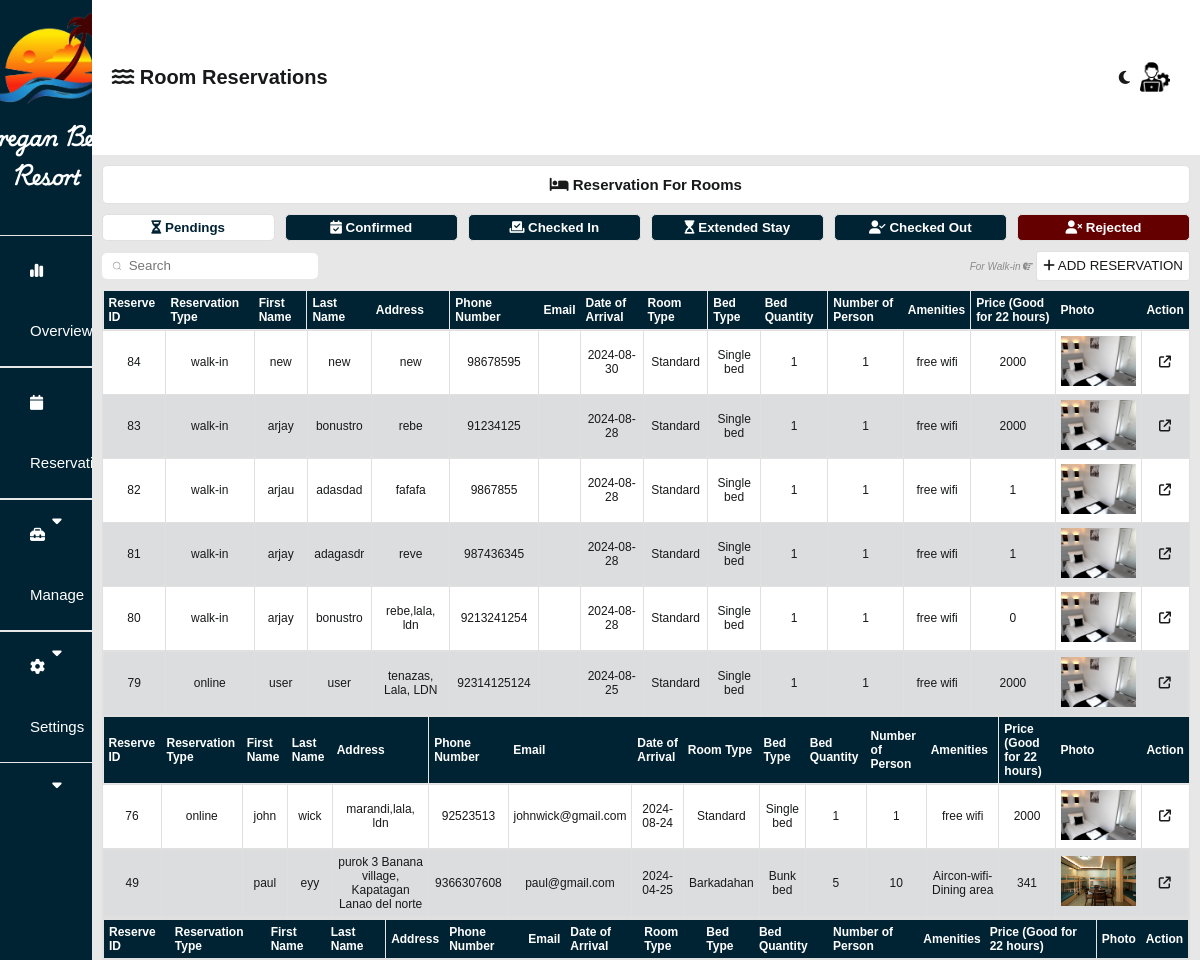
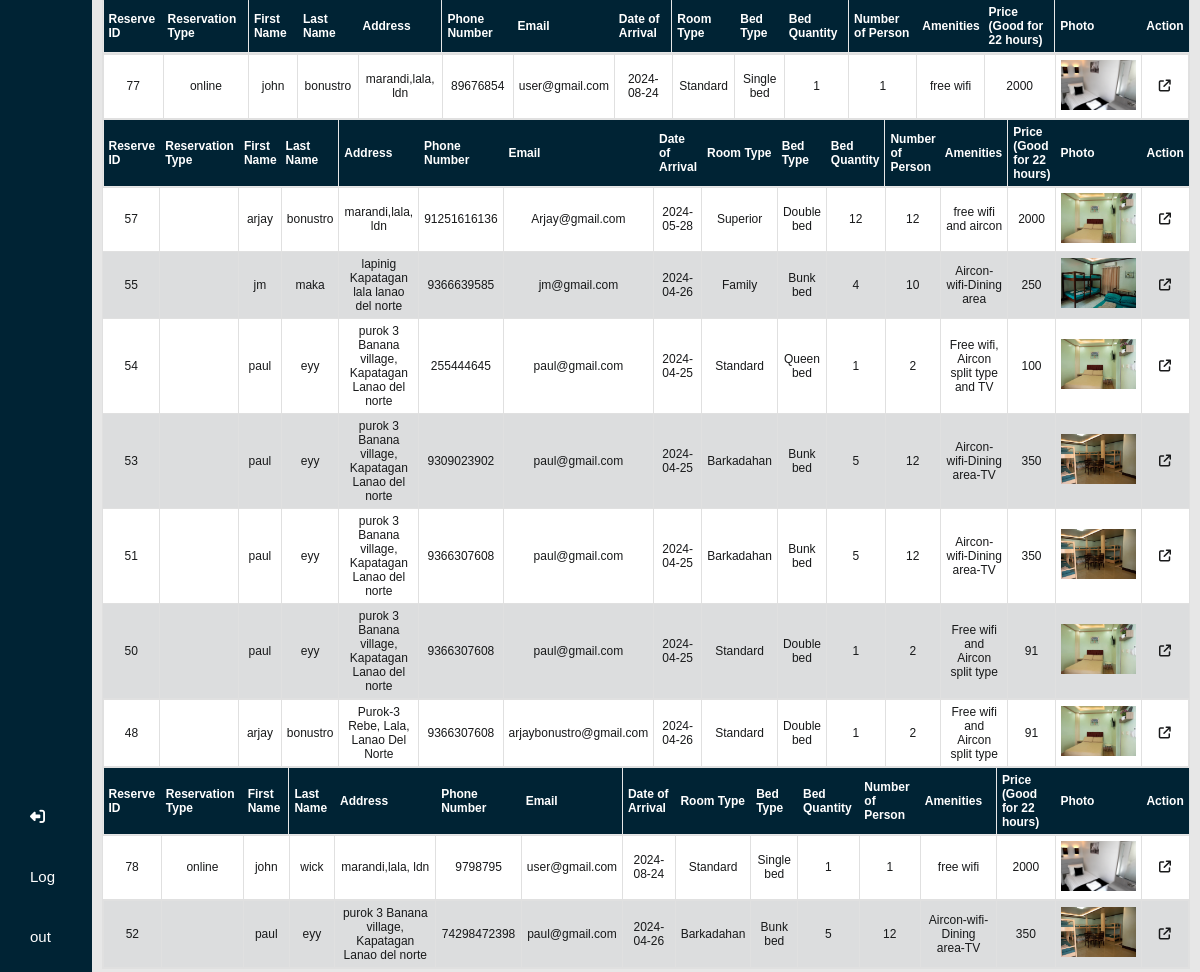
Screenshot of /admin/dashboardRoomReservation.php (signed in) with the database file from the repository (2 pictures, top to bottom).
### tables this page shows
CREATE TABLE `reserve_room_tbl` (
  `reserve_id` int(11) NOT NULL,
  `user_id` bigint(255) NOT NULL,
  `status` varchar(255) NOT NULL,
  `reservation_type` varchar(255) NOT NULL,
  `fname` varchar(255) NOT NULL,
  `mname` varchar(255) NOT NULL,
  `lname` varchar(255) NOT NULL,
  `address` varchar(255) NOT NULL,
  `phone_number` bigint(255) NOT NULL,
  `email` varchar(255) NOT NULL,
  `date_of_arrival` text NOT NULL,
  `time_of_arrival` time NOT NULL,
  `room_number` bigint(255) NOT NULL,
  `room_type` varchar(255) NOT NULL,
  `bed_type` varchar(255) NOT NULL,
  `bed_quantity` int(50) NOT NULL,
  `number_of_person` int(255) NOT NULL,
  `amenities` varchar(255) NOT NULL,
  `price` bigint(255) NOT NULL,
  `special_request` varchar(255) NOT NULL,
  `photo` varchar(255) NOT NULL,
  `reservation_fee` bigint(255) NOT NULL,
  `extra_bed` int(255) NOT NULL,
  `extra_person` int(255) NOT NULL,
  `total_fee` bigint(255) NOT NULL,
  `extend_time` int(255) NOT NULL,
  `extend_price` bigint(255) NOT NULL,
  `additional_payment` bigint(255) NOT NULL,
  `time_out` time NOT NULL,
  `rejection_reason` text NOT NULL
);

### admin/reservationRoom.php (the view, shortened to what this page needs)
<?php
require 'db_connect.php';
?>
<div class="container">
    <div class="header-label">
        <label><i class="fa-solid fa-bed"></i> Reservation For Rooms</label>
    </div>
    <div class="buttons-container">
        <button onclick="showTable(0, 0)" id="pending-btn" class="pending-btn"><i
                class="fa-solid fa-hourglass-half"></i> Pendings</button>
        <button onclick="showTable(1, 1)" id="confirmed-btn"><i class="fa-regular fa-calendar-check"></i>
            Confirmed</button>
        <button onclick="showTable(2, 2)" id="checkedIn-btn"><i class="fa-solid fa-check-to-slot"></i> Checked
            In</button>
        <button onclick="showTable(3, 3)" id="extended-btn"><i class="fa-solid fa-hourglass-start"></i> Extended
            Stay</button>
        <button onclick="showTable(4, 4)" id="checkedOut-btn"><i class="fa-solid fa-user-check"></i> Checked
            Out</button>
        <button onclick="showTable(5, 5)" id="rejected-btn" class="rejected-btn"><i class="fa-solid fa-user-xmark"></i>
            Rejected</button>
    </div>
    <div class="under-buttons-container">
        <div class="group">
            <input type="search" id="search-input" class="search-input" placeholder="Search">
        </div>
        <div class="add-reservation">
            <label><em>For Walk-in <i class="fa-solid fa-hand-point-left fa-flip-horizontal"></i></em></label>
            <button name="add-reservation" onclick="window.location.href='add_reservation_room.php';">
                <i class="fa-solid fa-plus"></i> ADD RESERVATION
            </button>
        </div>
    </div>
    <?php
    function renderTable($con, $status)
    {
        $fetchdata = "SELECT * FROM reserve_room_tbl WHERE status='$status' ORDER BY reserve_id DESC";
        $result = mysqli_query($con, $fetchdata);
        echo '<form method="post" action=""  id="table-container-' . $status . '">';
        echo '<table><tr>
            <th>Reserve ID</th>
            <th>Reservation Type</th>
            <th>First Name</th>
            <th>Last Name</th>
            <th>Address</th>
            <th>Phone Number</th>
            <th>Email</th>
            <th>Date of Arrival</th>
            <th>Room Type</th>
            <th>Bed Type</th>
            <th>Bed Quantity</th>
            <th>Number of Person</th>
            <th>Amenities</th>
            <th>Price (Good for 22 hours)</th>
            <th>Photo</th>
            <th>Action</th>
        </tr>';
        while ($row = mysqli_fetch_assoc($result)) {
            echo '<tr>
                <td>' . $row['reserve_id'] . '</td>
                <td>' . $row['reservation_type'] . '</td>
                <td>' . $row['fname'] . '</td>
                <td>' . $row['lname'] . '</td>
                <td>' . $row['address'] . '</td>
                <td>' . $row['phone_number'] . '</td>
                <td class="email">' . $row['email'] . '</td>
                <td>' . $row['date_of_arrival'] . '</td>
                <td>' . $row['room_type'] . '</td>
                <td>' . $row['bed_type'] . '</td>
                <td>' . $row['bed_quantity'] . '</td>
                <td>' . $row['number_of_person'] . '</td>
                <td>' . $row['amenities'] . '</td>
                <td>' . $row['price'] . '</td>
                <td class="table-image-container"><img class="reservation-image" onclick="openFullScreen()" src="' . $row['photo'] . '"></td>
                <td class="edit-btn" ><a href="room_' . $status . '.php?manage_id=' . $row['reserve_id'] . '"><i class="fa-solid fa-arrow-up-right-from-square"></i></a></td>
            </tr>';
        }
        echo '</table></form>';
    }
    renderTable($con, 'pending');
    renderTable($con, 'confirmed');
    renderTable($con, 'extended');
    renderTable($con, 'checkedOut');
    renderTable($con, 'rejected');
    ?>
</div>

### admin/css/header.css (style rules this page uses)
* { margin: 0; font-family: 'Trebuchet MS', 'Lucida Sans Unicode', 'Lucida Grande', 'Lucida Sans', Arial, sans-serif; box-sizing: none; }
button { cursor: pointer; }

### admin/css/main.css (style rules this page uses)
* { margin: 0; font-family: 'Trebuchet MS', 'Lucida Sans Unicode', 'Lucida Grande', 'Lucida Sans', Arial, sans-serif; }
body { background-color: var(--first-color2); }
button { cursor: pointer; }
a { cursor: pointer; }
:root { --pure-white: white; --first-color: white; --first-color2: #E7E7E7; --second-color: #EAE2B7; --third-color: #FCBF49; --fourth-color: #F77F00; --fifth-color: #D62828; --sixth-color: #00527e; --seventh-color: #18191A; --seventh-color2: #e0e0e0; --seventh-color3: #e0e0e0; --seventh-color4: #757575; --eight-color: #002334; --eight-color2: #001824; --select-color: #F77F00; --select-color2: #cd6a00; --booknow-text: #ffffff; --booknow-text2: #242526; --booknow-border: #F77F00; --reservation-titleborder: #18191A; --reservation-title: #18191A; --reservation-text: white; --box-shadow: #b4b4b4; --after-input: #effaff; --water-border: #EAE2B7; --water-color: #0d2cc5; --gray-button: rgba(220, 220, 220, 0.849); font-size: 62.5%; --tdeven-color: #0023340c; --proceed-color: white; --proceed-bgcolor: #00527e; --cancel-color: white; --cancel-bgcolor: #D62828; --fixed-color: #effaff; --graph-title-color: #777; --legend-text-color: #777; --tooltip-bg-color: #333333; --tooltip-title-color: #ffffff; --tooltip-body-color: #ffffff; --axis-title-color: #777; --axis-ticks-color: #777; }

### admin/css/dashboard.css (style rules this page uses)
.container { margin: 10px; }
.header-label { background-color: var(--first-color); display: flex; justify-content: center; align-items: center; padding: 10px; margin-bottom: 10px; border-radius: 5px; border: 1px solid var(--seventh-color3); }
.header-label label { font-weight: bold; font-size: 1.5rem; color: var(--seventh-color); }
.buttons-container { margin-bottom: 10px; display: flex; gap: 10px; }
.buttons-container button { padding-top: 5px; padding-bottom: 5px; border-radius: 5px; border: 1px solid var(--seventh-color3); font-weight: bold; width: 100%; background-color: #002334; color: var(--pure-white); cursor: pointer; }
.buttons-container .rejected-btn { background-color: #650000; color: white; }
.buttons-container .pending-btn { background-color: white; color: #002334; }
.under-buttons-container { display: flex; justify-content: space-between; align-items: center; margin-bottom: 10px; }
.group { display: flex; align-items: center; position: relative; max-width: 250px; }
.search-input { width: 100%; line-height: 22px; padding: 0 1rem; padding-left: 2.5rem; border: 2px solid transparent; border-radius: 5px; outline: none; background-color: var(--first-color); color: #0d0c22; transition: .3s ease; }
.icon { position: absolute; left: 1rem; fill: #9e9ea7; width: 1rem; height: 1rem; }
.add-reservation button { background-color: var(--first-color); color: var(--seventh-color); border: 1px solid var(--seventh-color3); border-radius: 3px; height: 30px; }
.add-reservation label { color: #8b8b8b; }
.edit-btn a { color: var(--seventh-color); }
.email { text-transform: none; }
table { border-collapse: collapse; width: 100%; overflow-y: scroll; font-size: 1.2rem; border: 1px solid var(--seventh-color3); }
table th { text-align: start; height: 5px; padding: 5px; background-color: var(--eight-color); color: var(--pure-white); top: 0; position: -webkit-sticky; position: sticky; }
table td { text-align: center; padding: 5px; border: 1px solid var(--first-color2); background-color: var(--first-color); color: var(--seventh-color); border: 1px solid var(--seventh-color3); }
tbody tr:nth-of-type(odd) td { background-color: var(--tdeven-color); }
tbody tr:last-of-type { border: 2px solid var(--seventh-color3); }
table img { height: 50px; width: auto; }

### rows the page displays
reserve_room_tbl: reserve_id "84", reservation_type "walk-in", fname "new", lname "new", address "new", phone_number "98678595", date_of_arrival "2024-08-30", room_type "Standard", bed_type "Single bed", bed_quantity "1", number_of_person "1", amenities "free wifi", price "2000", photo (picture)
reserve_room_tbl: reserve_id "83", reservation_type "walk-in", fname "arjay", lname "bonustro", address "rebe", phone_number "91234125", date_of_arrival "2024-08-28", room_type "Standard", bed_type "Single bed", bed_quantity "1", number_of_person "1", amenities "free wifi", price "2000", photo (picture)
reserve_room_tbl: reserve_id "82", reservation_type "walk-in", fname "arjau", lname "adasdad", address "fafafa", phone_number "9867855", date_of_arrival "2024-08-28", room_type "Standard", bed_type "Single bed", bed_quantity "1", number_of_person "1", amenities "free wifi", price "1", photo (picture)
reserve_room_tbl: reserve_id "81", reservation_type "walk-in", fname "arjay", lname "adagasdr", address "reve", phone_number "987436345", date_of_arrival "2024-08-28", room_type "Standard", bed_type "Single bed", bed_quantity "1", number_of_person "1", amenities "free wifi", price "1", photo (picture)
reserve_room_tbl: reserve_id "80", reservation_type "walk-in", fname "arjay", lname "bonustro", address "rebe,lala, ldn", phone_number "9213241254", date_of_arrival "2024-08-28", room_type "Standard", bed_type "Single bed", bed_quantity "1", number_of_person "1", amenities "free wifi", price "0", photo (picture)
reserve_room_tbl: reserve_id "79", reservation_type "online", fname "user", lname "user", address "tenazas, Lala, LDN", phone_number "92314125124", date_of_arrival "2024-08-25", room_type "Standard", bed_type "Single bed", bed_quantity "1", number_of_person "1", amenities "free wifi", price "2000", photo (picture)
reserve_room_tbl: reserve_id "76", reservation_type "online", fname "john", lname "wick", address "marandi,lala, ldn", phone_number "92523513", email "johnwick@gmail.com", date_of_arrival "2024-08-24", room_type "Standard", bed_type "Single bed", bed_quantity "1", number_of_person "1", amenities "free wifi", price "2000", photo (picture)
reserve_room_tbl: reserve_id "49", fname "paul", lname "eyy", address "purok 3 Banana village, Kapatagan Lanao del norte", phone_number "9366307608", email "paul@gmail.com", date_of_arrival "2024-04-25", room_type "Barkadahan", bed_type "Bunk bed", bed_quantity "5", number_of_person "10", amenities "Aircon-wifi-Dining area", price "341", photo (picture)
reserve_room_tbl: reserve_id "77", reservation_type "online", fname "john", lname "bonustro", address "marandi,lala, ldn", phone_number "89676854", email "user@gmail.com", date_of_arrival "2024-08-24", room_type "Standard", bed_type "Single bed", bed_quantity "1", number_of_person "1", amenities "free wifi", price "2000", photo (picture)
reserve_room_tbl: reserve_id "57", fname "arjay", lname "bonustro", address "marandi,lala, ldn", phone_number "91251616136", email "Arjay@gmail.com", date_of_arrival "2024-05-28", room_type "Superior", bed_type "Double bed", bed_quantity "12", number_of_person "12", amenities "free wifi and aircon", price "2000", photo (picture)
reserve_room_tbl: reserve_id "55", fname "jm", lname "maka", address "lapinig Kapatagan lala lanao del norte", phone_number "9366639585", email "jm@gmail.com", date_of_arrival "2024-04-26", room_type "Family", bed_type "Bunk bed", bed_quantity "4", number_of_person "10", amenities "Aircon-wifi-Dining area", price "250", photo (picture)
reserve_room_tbl: reserve_id "54", fname "paul", lname "eyy", address "purok 3 Banana village, Kapatagan Lanao del norte", phone_number "255444645", email "paul@gmail.com", date_of_arrival "2024-04-25", room_type "Standard", bed_type "Queen bed", bed_quantity "1", number_of_person "2", amenities "Free wifi, Aircon split type and TV", price "100", photo (picture)
reserve_room_tbl: reserve_id "53", fname "paul", lname "eyy", address "purok 3 Banana village, Kapatagan Lanao del norte", phone_number "9309023902", email "paul@gmail.com", date_of_arrival "2024-04-25", room_type "Barkadahan", bed_type "Bunk bed", bed_quantity "5", number_of_person "12", amenities "Aircon-wifi-Dining area-TV", price "350", photo (picture)
reserve_room_tbl: reserve_id "51", fname "paul", lname "eyy", address "purok 3 Banana village, Kapatagan Lanao del norte", phone_number "9366307608", email "paul@gmail.com", date_of_arrival "2024-04-25", room_type "Barkadahan", bed_type "Bunk bed", bed_quantity "5", number_of_person "12", amenities "Aircon-wifi-Dining area-TV", price "350", photo (picture)
reserve_room_tbl: reserve_id "50", fname "paul", lname "eyy", address "purok 3 Banana village, Kapatagan Lanao del norte", phone_number "9366307608", email "paul@gmail.com", date_of_arrival "2024-04-25", room_type "Standard", bed_type "Double bed", bed_quantity "1", number_of_person "2", amenities "Free wifi and Aircon split type", price "91", photo (picture)
reserve_room_tbl: reserve_id "48", fname "arjay", lname "bonustro", address "Purok-3 Rebe, Lala, Lanao Del Norte", phone_number "9366307608", email "arjaybonustro@gmail.com", date_of_arrival "2024-04-26", room_type "Standard", bed_type "Double bed", bed_quantity "1", number_of_person "2", amenities "Free wifi and Aircon split type", price "91", photo (picture)
reserve_room_tbl: reserve_id "78", reservation_type "online", fname "john", lname "wick", address "marandi,lala, ldn", phone_number "9798795", email "user@gmail.com", date_of_arrival "2024-08-24", room_type "Standard", bed_type "Single bed", bed_quantity "1", number_of_person "1", amenities "free wifi", price "2000", photo (picture)
reserve_room_tbl: reserve_id "52", fname "paul", lname "eyy", address "purok 3 Banana village, Kapatagan Lanao del norte", phone_number "74298472398", email "paul@gmail.com", date_of_arrival "2024-04-26", room_type "Barkadahan", bed_type "Bunk bed", bed_quantity "5", number_of_person "12", amenities "Aircon-wifi-Dining area-TV", price "350", photo (picture)
